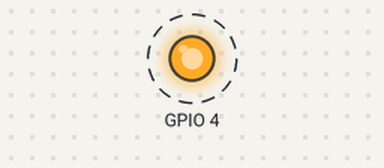
Bench run of a program on a simulated Raspberry Pi (BCM pin numbers). Shown: output pins drawn as LEDs (lit = HIGH). Dashed ring = blinking. At 4.0 s the program stops and its outputs stay as they are.

Above: at 0.05 s.
Timing chart, 0 to 3.0 s (numbered marks = the images above):
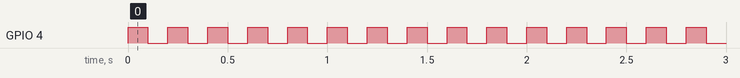

The program:

LED.py
```python
import RPi.GPIO as GPIO
import time
'''
#Board Number
GPIO.setmode(GPIO.BOARD)
board = [7, 11, 12, 13, 15, 16, 18, 22]
'''
#Output Number
GPIO.setmode(GPIO.BCM)
board = [4, 17, 18, 27, 22, 23, 24, 25]

output = board[0]

sleepLength = .1

GPIO.setup(output, GPIO.OUT)
for x in range (0,20):
    GPIO.output(output, True)
    time.sleep(sleepLength)
    GPIO.output(output, False)
    time.sleep(sleepLength)
GPIO.cleanup()
```

Measured:
- by itself, GPIO 4: alternates HIGH for 0.10 s and LOW for 0.10 s, 40 changes in all, then stays LOW
